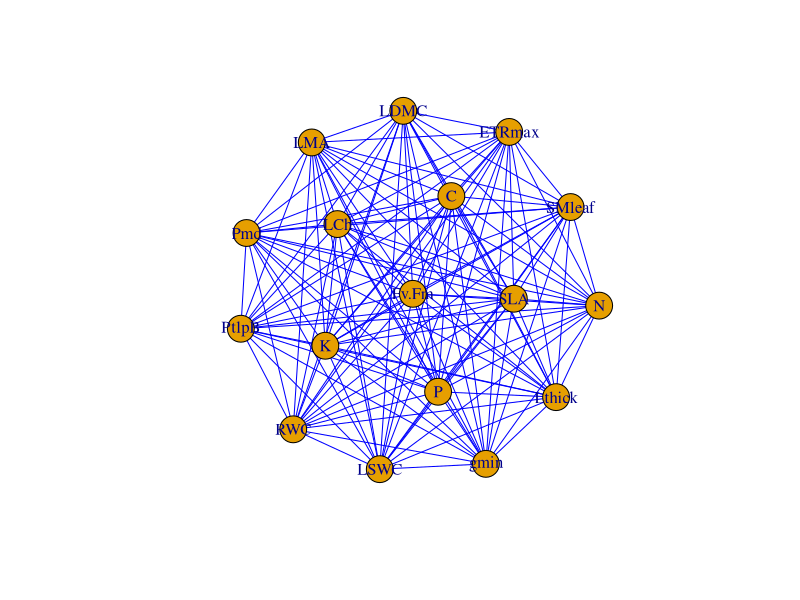
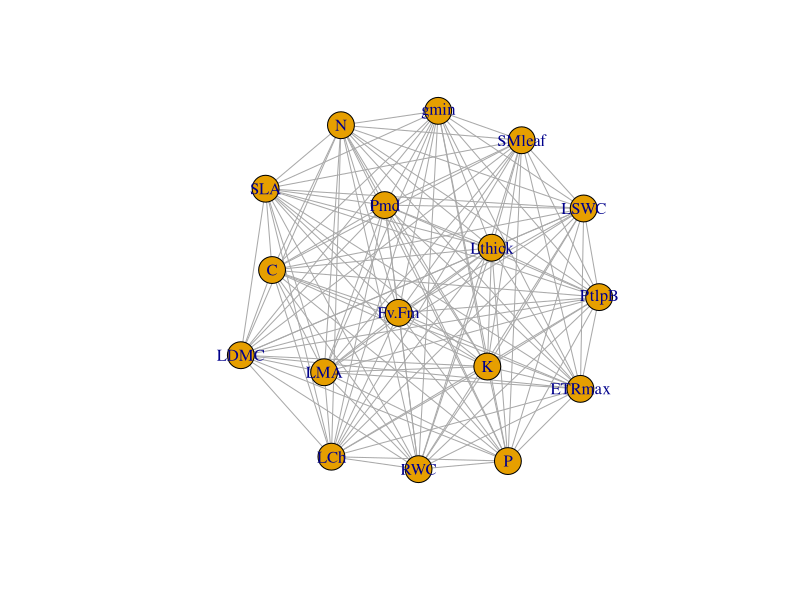
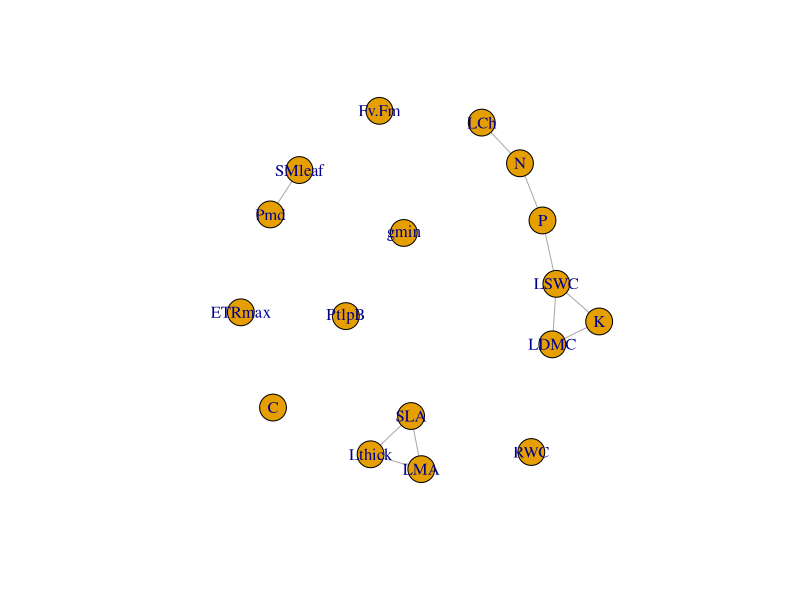
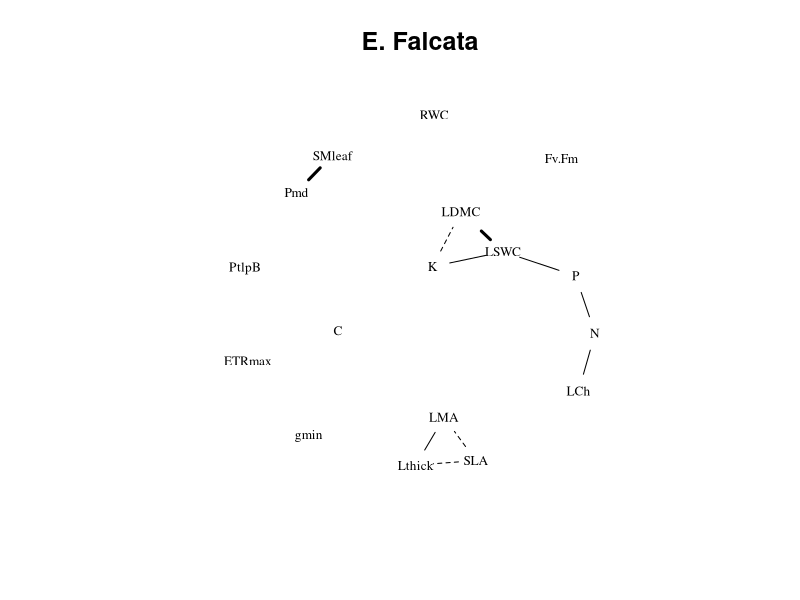
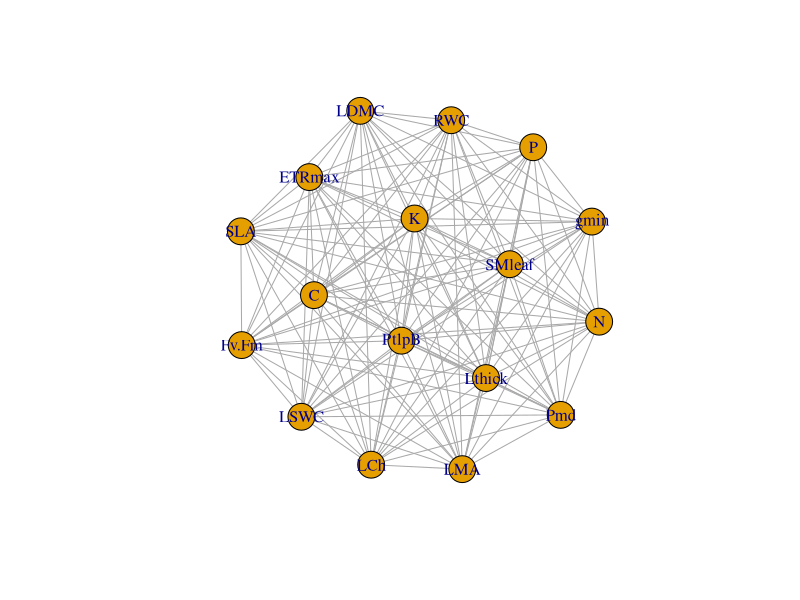
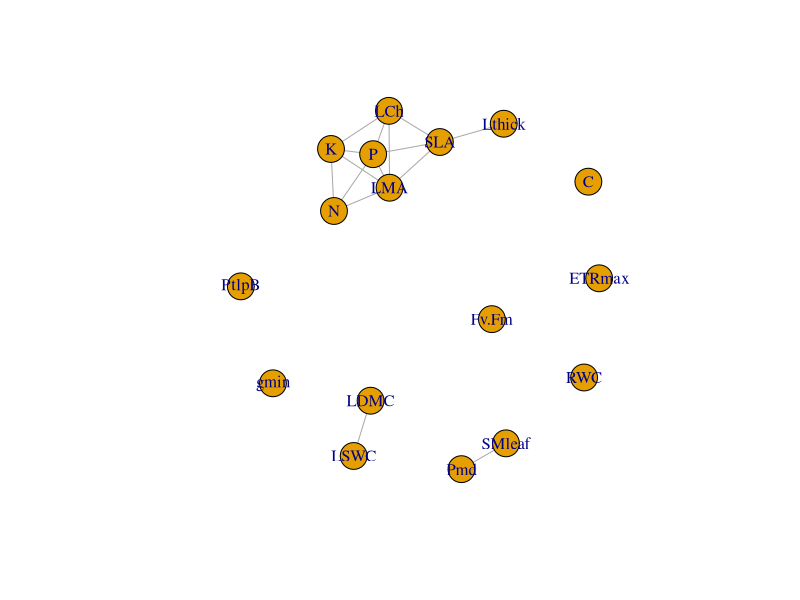
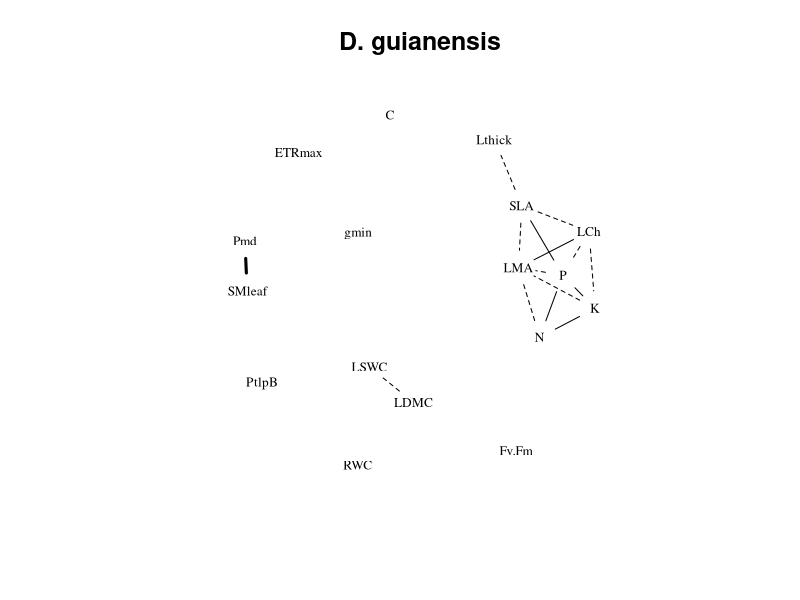
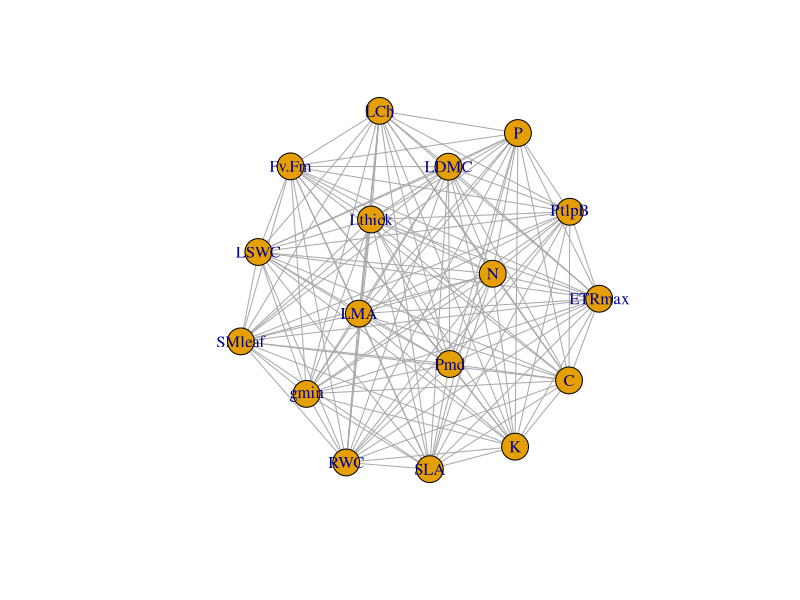

Source code (R) for these figures, in order:
## ---- chunk 1
library(dplyr)
library(igraph)
## ---- chunk 2
data <- read.csv("data/tableau_all_ReFHab_test1_MB.csv", sep = ";")
## ---- chunk 3
names(data)
data <- data %>% dplyr::select(-DBH, -Season,-ind, -sp_hab, -dry_mass, -LA, -Co, -osmo) %>% 
                        relocate("code_ind", .before="site")


duplicated_rows <- data[duplicated(data$code_ind), ]

#‘BF_24_Dg’, ‘TF_17_Dg’, ‘WS_11_Cf’, ‘WS_12_Ef’, ‘WS_15_Dg’, ‘WS_5_Ef’

print(duplicated_rows)  # Prints rows with duplicate values

# keep only the first occurrence of each value
data <- data[!duplicated(data$code_ind), ]

rownames(data) <- data$code_ind

data <- data %>% dplyr::select(-code_ind)
## ---- chunk 4

# Create `igraph` object from data set
graph <- cor((data[, c(6:22)])) %>%
  graph_from_adjacency_matrix(
    mode = "undirected", weighted = TRUE, diag = FALSE
  )


#'An edge attribute named `strength` that contains the character 
#' **strong** for edges with weight >=0.9, and **moderate** otherwise.

graph

E(graph)$strength <- ifelse(E(graph)$weight >= 0.9, "strong", "moderate")
edges_to_remove <- E(graph)[E(graph)$weight <0.95] #fgilterf list of edges and store in object
filtered_graph <- delete_edges(graph, edges_to_remove)


# Set edge color based on strength
E(graph)$color <- ifelse(E(graph)$strength == "strong", "red", "blue")

# Plot the graph
plot(graph, edge.color = E(graph)$color)
## ---- chunk 5
# for E. Falcata (Ef)
data_ef <- data[data$code_sp == "Ef", ]

# Create graph for E. Falcata
graph_ef <- cor((data_ef[, c(6:22)])) %>% 
  graph_from_adjacency_matrix(mode = "undirected", weighted = TRUE, diag = FALSE)

# Define edge strength: strong for |weight| >= 0.9, moderate otherwise
E(graph_ef)$strength <- ifelse(abs(E(graph_ef)$weight) >= 0.9, "strong", "moderate")

# Remove edges with weak absolute correlations (|weight| < 0.5)
edges_to_remove_ef <- E(graph_ef)[abs(E(graph_ef)$weight) < 0.5]
filtered_graph_ef <- delete_edges(graph_ef, edges_to_remove_ef)

plot(graph_ef)
plot(filtered_graph_ef)

# Set edge attributes:
# Color based on sign: here all black because difference on dotted or not
E(filtered_graph_ef)$color <- ifelse(E(filtered_graph_ef)$weight > 0, "black", "black")

# Line type: solid for positive correlations, dotted for negative
E(filtered_graph_ef)$lty <- ifelse(E(filtered_graph_ef)$weight > 0, 1, 2)

# Line width: thicker for strong correlations
E(filtered_graph_ef)$lwd <- ifelse(E(filtered_graph_ef)$strength == "strong", 3, 1)

# Use absolute weights for layout to avoid the warning
layout <- layout_with_fr(filtered_graph_ef, weights = abs(E(filtered_graph_ef)$weight))

# Plot the graph with the new layout
plot(filtered_graph_ef, 
     layout = layout, 
     edge.color = E(filtered_graph_ef)$color, 
     edge.lty = E(filtered_graph_ef)$lty, 
     edge.width = E(filtered_graph_ef)$lwd,
     vertex.size = 20,                     # Increase node size
     vertex.color = NA,
     vertex.frame.color = NA,              # Remove node borders
     vertex.label.color = "black",         # Black labels for visibility
     vertex.label.cex = 0.8                # Adjust label size
     )
# Add a title to the plot
title(main = "E. Falcata", col.main = "black", cex.main = 1.5)

## ---- chunk 6
# for D. guianensis (Dg)
data_dg <- data[data$code_sp == "Dg", ]

# Create graph 
graph_dg <- cor((data_dg[, c(6:22)])) %>% 
  graph_from_adjacency_matrix(mode = "undirected", weighted = TRUE, diag = FALSE)

# Define edge strength: strong for |weight| >= 0.9, moderate otherwise
E(graph_dg)$strength <- ifelse(abs(E(graph_dg)$weight) >= 0.9, "strong", "moderate")

# Remove edges with weak absolute correlations (|weight| < 0.5)
edges_to_remove_ef <- E(graph_dg)[abs(E(graph_dg)$weight) < 0.5]
filtered_graph_dg <- delete_edges(graph_dg, edges_to_remove_ef)

plot(graph_dg)
plot(filtered_graph_dg)

# Set edge attributes:
# Color based on sign: here all black because difference on dotted or not
E(filtered_graph_dg)$color <- ifelse(E(filtered_graph_dg)$weight > 0, "black", "black")

# Line type: solid for positive correlations, dotted for negative
E(filtered_graph_dg)$lty <- ifelse(E(filtered_graph_dg)$weight > 0, 1, 2)

# Line width: thicker for strong correlations
E(filtered_graph_dg)$lwd <- ifelse(E(filtered_graph_dg)$strength == "strong", 3, 1)

# Use absolute weights for layout to avoid the warning
layout <- layout_with_fr(filtered_graph_dg, weights = abs(E(filtered_graph_dg)$weight))

# Plot the graph with the new layout
plot(filtered_graph_dg, 
     layout = layout, 
     edge.color = E(filtered_graph_dg)$color, 
     edge.lty = E(filtered_graph_dg)$lty, 
     edge.width = E(filtered_graph_dg)$lwd,
     vertex.size = 20,                     # Increase node size
     vertex.color = NA,
     vertex.frame.color = NA,              # Remove node borders
     vertex.label.color = "black",         # Black labels for visibility
     vertex.label.cex = 0.8                # Adjust label size
     )
# Add a title to the plot
title(main = "D. guianensis", col.main = "black", cex.main = 1.5)
## ---- chunk 7
# for C. fragrans. (Cf)
data_cf <- data[data$code_sp == "Cf", ]

# Create graph for E. Falcata
graph_cf <- cor((data_cf[, c(6:22)])) %>% 
  graph_from_adjacency_matrix(mode = "undirected", weighted = TRUE, diag = FALSE)


# Define edge strength: strong for |weight| >= 0.9, moderate otherwise
E(graph_cf)$strength <- ifelse(abs(E(graph_cf)$weight) >= 0.9, "strong", "moderate")

# Remove edges with weak absolute correlations (|weight| < 0.5)
edges_to_remove_ef <- E(graph_cf)[abs(E(graph_cf)$weight) < 0.5]
filtered_graph_cf <- delete_edges(graph_cf, edges_to_remove_ef)

plot(graph_cf)
plot(filtered_graph_cf)

# Set edge attributes:
# Color based on sign: here all black because difference on dotted or not
E(filtered_graph_cf)$color <- ifelse(E(filtered_graph_cf)$weight > 0, "black", "black")

# Line type: solid for positive correlations, dotted for negative
E(filtered_graph_cf)$lty <- ifelse(E(filtered_graph_cf)$weight > 0, 1, 2)

# Line width: thicker for strong correlations
E(filtered_graph_cf)$lwd <- ifelse(E(filtered_graph_cf)$strength == "strong", 3, 1)

# Use absolute weights for layout to avoid the warning
layout <- layout_with_fr(filtered_graph_cf, weights = abs(E(filtered_graph_cf)$weight))

# Plot the graph with the new layout
plot(filtered_graph_cf, 
     layout = layout, 
     edge.color = E(filtered_graph_cf)$color, 
     edge.lty = E(filtered_graph_cf)$lty, 
     edge.width = E(filtered_graph_cf)$lwd,
     vertex.size = 20,                     # Increase node size
     vertex.color = NA,
     vertex.frame.color = NA,              # Remove node borders
     vertex.label.color = "black",         # Black labels for visibility
     vertex.label.cex = 0.8                # Adjust label size
     )
# Add a title to the plot
title(main = "C. fragrans", col.main = "black", cex.main = 1.5)
## ---- chunk 8
# Set up a 1-row, 3-column layout
par(mfrow = c(1, 3))

# first species
plot(filtered_graph_ef, 
     layout = layout, 
     edge.color = E(filtered_graph_ef)$color, 
     edge.lty = E(filtered_graph_ef)$lty, 
     edge.width = E(filtered_graph_ef)$lwd,
     vertex.size = 20,                     # Increase node size
     vertex.color = NA,
     vertex.frame.color = NA,              # Remove node borders
     vertex.label.color = "black",         # Black labels for visibility
     vertex.label.cex = 0.8                # Adjust label size
     )
title(main = "E. Falcata", col.main = "black", cex.main = 1.5)

# second species
plot(filtered_graph_dg, 
     layout = layout, 
     edge.color = E(filtered_graph_dg)$color, 
     edge.lty = E(filtered_graph_dg)$lty, 
     edge.width = E(filtered_graph_dg)$lwd,
     vertex.size = 20,                     # Increase node size
     vertex.color = NA,
     vertex.frame.color = NA,              # Remove node borders
     vertex.label.color = "black",         # Black labels for visibility
     vertex.label.cex = 0.8                # Adjust label size
     )
title(main = "D. guianensis", col.main = "black", cex.main = 1.5)

# third species
plot(filtered_graph_cf, 
     layout = layout, 
     edge.color = E(filtered_graph_cf)$color, 
     edge.lty = E(filtered_graph_cf)$lty, 
     edge.width = E(filtered_graph_cf)$lwd,
     vertex.size = 20,                     # Increase node size
     vertex.color = NA,
     vertex.frame.color = NA,              # Remove node borders
     vertex.label.color = "black",         # Black labels for visibility
     vertex.label.cex = 0.8                # Adjust label size
     )
title(main = "C. fragrans", col.main = "black", cex.main = 1.5)

# Reset the graphics parameters to default
#par(mfrow = c(1, 1))

## ---- chunk 9
# for S. globulifera (Sg)
data_sg <- data[data$code_sp == "Sg", ]

# Create graph for E. Falcata
graph_sg <- cor((data_sg[, c(6:22)])) %>% 
  graph_from_adjacency_matrix(mode = "undirected", weighted = TRUE, diag = FALSE)


# Define edge strength: strong for |weight| >= 0.9, moderate otherwise
E(graph_sg)$strength <- ifelse(abs(E(graph_sg)$weight) >= 0.9, "strong", "moderate")

# Remove edges with weak absolute correlations (|weight| < 0.5)
edges_to_remove_ef <- E(graph_sg)[abs(E(graph_sg)$weight) < 0.5]
filtered_graph_sg <- delete_edges(graph_sg, edges_to_remove_ef)

plot(graph_sg)
plot(filtered_graph_sg)

# Set edge attributes:
# Color based on sign: here all black because difference on dotted or not
E(filtered_graph_sg)$color <- ifelse(E(filtered_graph_sg)$weight > 0, "black", "black")

# Line type: solid for positive correlations, dotted for negative
E(filtered_graph_sg)$lty <- ifelse(E(filtered_graph_sg)$weight > 0, 1, 2)

# Line width: thicker for strong correlations
E(filtered_graph_sg)$lwd <- ifelse(E(filtered_graph_sg)$strength == "strong", 3, 1)

# Use absolute weights for layout to avoid the warning
layout <- layout_with_fr(filtered_graph_sg, weights = abs(E(filtered_graph_sg)$weight))

# Plot the graph with the new layout
plot(filtered_graph_sg, 
     layout = layout, 
     edge.color = E(filtered_graph_sg)$color, 
     edge.lty = E(filtered_graph_sg)$lty, 
     edge.width = E(filtered_graph_sg)$lwd,
     vertex.size = 20,                     # Increase node size
     vertex.color = NA,
     vertex.frame.color = NA,              # Remove node borders
     vertex.label.color = "black",         # Black labels for visibility
     vertex.label.cex = 0.8                # Adjust label size
     )
title(main = "S. globulifera", col.main = "black", cex.main = 1.5)
## ---- chunk 10
# for L. poiteaui  (Lp)
data_lp <- data[data$code_sp == "Lp", ]

# Create graph for E. Falcata
graph_lp <- cor((data_lp[, c(6:22)])) %>% 
  graph_from_adjacency_matrix(mode = "undirected", weighted = TRUE, diag = FALSE)


# Define edge strength: strong for |weight| >= 0.9, moderate otherwise
E(graph_lp)$strength <- ifelse(abs(E(graph_lp)$weight) >= 0.9, "strong", "moderate")

# Remove edges with weak absolute correlations (|weight| < 0.5)
edges_to_remove_ef <- E(graph_lp)[abs(E(graph_lp)$weight) < 0.5]
filtered_graph_lp <- delete_edges(graph_lp, edges_to_remove_ef)

plot(graph_lp)
plot(filtered_graph_lp)

# Set edge attributes:
# Color based on sign: here all black because difference on dotted or not
E(filtered_graph_lp)$color <- ifelse(E(filtered_graph_lp)$weight > 0, "black", "black")

# Line type: solid for positive correlations, dotted for negative
E(filtered_graph_lp)$lty <- ifelse(E(filtered_graph_lp)$weight > 0, 1, 2)

# Line width: thicker for strong correlations
E(filtered_graph_lp)$lwd <- ifelse(E(filtered_graph_lp)$strength == "strong", 3, 1)

# Use absolute weights for layout to avoid the warning
layout <- layout_with_fr(filtered_graph_lp, weights = abs(E(filtered_graph_lp)$weight))

# Plot the graph with the new layout
plot(filtered_graph_lp, 
     layout = layout, 
     edge.color = E(filtered_graph_lp)$color, 
     edge.lty = E(filtered_graph_lp)$lty, 
     edge.width = E(filtered_graph_lp)$lwd,
     vertex.size = 20,                     # Increase node size
     vertex.color = NA,
     vertex.frame.color = NA,              # Remove node borders
     vertex.label.color = "black",         # Black labels for visibility
     vertex.label.cex = 0.8                # Adjust label size
     )
title(main = "L. poiteaui", col.main = "black", cex.main = 1.5)
## ---- chunk 11
# for L. irwinii  (Li)
data_li <- data[data$code_sp == "Li", ]

# Create graph for E. Falcata
graph_li <- cor((data_li[, c(6:22)])) %>% 
  graph_from_adjacency_matrix(mode = "undirected", weighted = TRUE, diag = FALSE)


# Define edge strength: strong for |weight| >= 0.9, moderate otherwise
E(graph_li)$strength <- ifelse(abs(E(graph_li)$weight) >= 0.9, "strong", "moderate")

# Remove edges with weak absolute correlations (|weight| < 0.5)
edges_to_remove_ef <- E(graph_li)[abs(E(graph_li)$weight) < 0.5]
filtered_graph_li <- delete_edges(graph_li, edges_to_remove_ef)

plot(graph_li)
plot(filtered_graph_li)

# Set edge attributes:
# Color based on sign: here all black because difference on dotted or not
E(filtered_graph_li)$color <- ifelse(E(filtered_graph_li)$weight > 0, "black", "black")

# Line type: solid for positive correlations, dotted for negative
E(filtered_graph_li)$lty <- ifelse(E(filtered_graph_li)$weight > 0, 1, 2)

# Line width: thicker for strong correlations
E(filtered_graph_li)$lwd <- ifelse(E(filtered_graph_li)$strength == "strong", 3, 1)

# Use absolute weights for layout to avoid the warning
layout <- layout_with_fr(filtered_graph_li, weights = abs(E(filtered_graph_li)$weight))

# Plot the graph with the new layout
plot(filtered_graph_li, 
     layout = layout, 
     edge.color = E(filtered_graph_li)$color, 
     edge.lty = E(filtered_graph_li)$lty, 
     edge.width = E(filtered_graph_li)$lwd,
     vertex.size = 20,                     # Increase node size
     vertex.color = NA,
     vertex.frame.color = NA,              # Remove node borders
     vertex.label.color = "black",         # Black labels for visibility
     vertex.label.cex = 0.8                # Adjust label size
     )
title(main = "L. irwinii", col.main = "black", cex.main = 1.5)
## ---- chunk 12
# Set up a 1-row, 3-column layout
par(mfrow = c(1, 3))

# first species
plot(filtered_graph_sg, 
     layout = layout, 
     edge.color = E(filtered_graph_sg)$color, 
     edge.lty = E(filtered_graph_sg)$lty, 
     edge.width = E(filtered_graph_sg)$lwd,
     vertex.size = 20,                     # Increase node size
     vertex.color = NA,
     vertex.frame.color = NA,              # Remove node borders
     vertex.label.color = "black",         # Black labels for visibility
     vertex.label.cex = 0.8                # Adjust label size
     )
title(main = "S. globulifera", col.main = "black", cex.main = 1.5)

# second species
plot(filtered_graph_lp, 
     layout = layout, 
     edge.color = E(filtered_graph_lp)$color, 
     edge.lty = E(filtered_graph_lp)$lty, 
     edge.width = E(filtered_graph_lp)$lwd,
     vertex.size = 20,                     # Increase node size
     vertex.color = NA,
     vertex.frame.color = NA,              # Remove node borders
     vertex.label.color = "black",         # Black labels for visibility
     vertex.label.cex = 0.8                # Adjust label size
     )
title(main = "L. poiteaui", col.main = "black", cex.main = 1.5)

# third species
plot(filtered_graph_li, 
     layout = layout, 
     edge.color = E(filtered_graph_li)$color, 
     edge.lty = E(filtered_graph_li)$lty, 
     edge.width = E(filtered_graph_li)$lwd,
     vertex.size = 20,                     # Increase node size
     vertex.color = NA,
     vertex.frame.color = NA,              # Remove node borders
     vertex.label.color = "black",         # Black labels for visibility
     vertex.label.cex = 0.8                # Adjust label size
     )
title(main = "L. irwinii", col.main = "black", cex.main = 1.5)

# Reset the graphics parameters to default
#par(mfrow = c(1, 1))

## ---- chunk 13
#don't count the edges but sum the edges if it's a weighted graph!!!

degree_ef <- as_adjacency_matrix(filtered_graph_ef, attr = "weight") %>%#takes igraph object and turns it into adj matrix
#degree of node 1, sum all the nodes in row 1, etc. 
 as.matrix() %>%
 rowSums()

centrality_ef <- data.frame(
  node = V(filtered_graph_ef)$name,
  degree = degree_ef
)

#loop

filtered_graphs <- list(
  ef = filtered_graph_ef,
  dg = filtered_graph_dg,
  cf = filtered_graph_cf,
  sg = filtered_graph_sg,
  lp = filtered_graph_lp,
  li = filtered_graph_li
)

centrality_results <- list()

for (species in names(filtered_graphs)) {
  graph <- filtered_graphs[[species]]
  
   # Calculate degree
  degree <- as_adjacency_matrix(graph, attr = "weight") %>%
    as.matrix() %>%
    rowSums()
  
   # Remove edges with non-positive weights
  graph <- delete.edges(graph, E(graph)[E(graph)$weight <= 0])
  
  # Create a centrality data frame
  centrality <- data.frame(
    node = V(graph)$name,
    degree = degree,
    closeness = closeness(graph),
    betweenness = betweenness(graph),
    eigenvector = eigen_centrality(graph)$vector,
    harmonic = harmonic_centrality(graph)
  )
  
  # Store the results in the centrality_results list
  centrality_results[[species]] <- centrality
}



